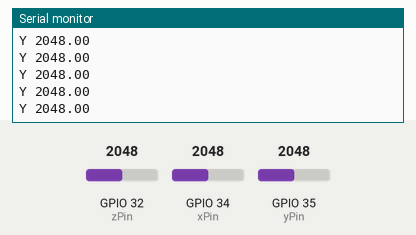
Simulated run of this sketch. Board: ESP32. Shown: the last lines printed to the serial monitor. Inputs (shaded band) come from the test bench; at power-on: GPIO 35 (yPin) = 2048, GPIO 32 (zPin) = 2048, GPIO 34 (xPin) = 2048.

Above: at 1.2 s.
1.3 s: GPIO 35 (yPin) set to 1558
At 1.31 s:
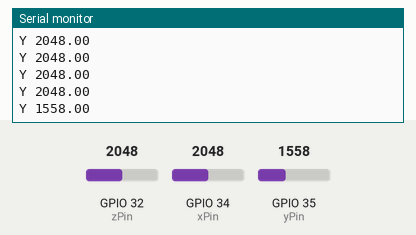
2.8 s: GPIO 35 (yPin) set to 1437
At 2.82 s:
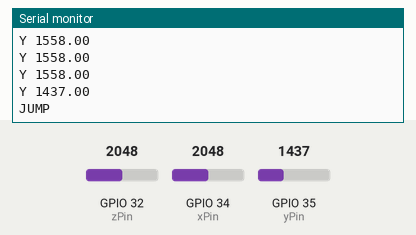
Timing chart, 0 to 5.8 s (numbered marks = the images above; inputs shaded):
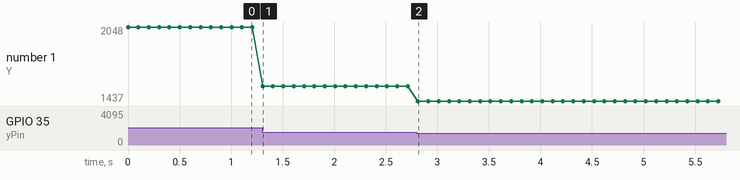

Measured:
- the behaviour switches between 1501 and 1500 on GPIO 35 (yPin) (found by bisection; images 1 and 2)
- after the input at 1.3 s, the serial monitor: prints a new line at once (image 1)
- after the input at 2.8 s, the serial monitor: prints a new line at once (image 2)
- plotted number 1: 2048 → 1558 after the input at 1.3 s, 1558 → 1437 after the input at 2.8 s

The sketch:

esp32.ino
```cpp
//Analog read pins
const int xPin = 34;
const int yPin = 35;
const int zPin = 32;


//to hold the caculated values
double x;
double y;
double z;

void setup(){
Serial.begin(115200);
}

void loop(){

//read the analog values from the accelerometer
x = analogRead(xPin);
y = analogRead(yPin);
z = analogRead(zPin);

/*
Serial.print("X: ");
Serial.println(x);
Serial.print("Y: ");
Serial.println(y);
Serial.print("Z: ");
Serial.println(z);
Serial.println("---------------");
*/

Serial.print("Y ");
Serial.println(y);

if (y <= 1500.00){
  Serial.println("JUMP");
}

delay(100);
}
```
